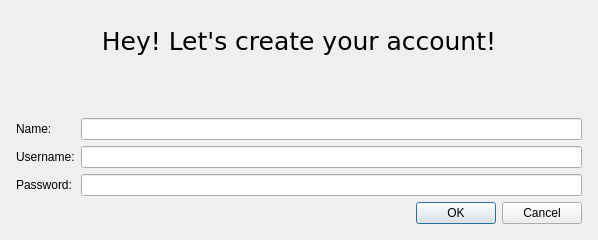
<?xml version="1.0" encoding="UTF-8"?>
<ui version="4.0">
 <class>signupDialog</class>
 <widget class="QDialog" name="signupDialog">
  <property name="geometry">
   <rect>
    <x>0</x>
    <y>0</y>
    <width>598</width>
    <height>240</height>
   </rect>
  </property>
  <property name="windowTitle">
   <string>Dialog</string>
  </property>
  <layout class="QGridLayout" name="gridLayout">
   <item row="0" column="0">
    <layout class="QVBoxLayout" name="verticalLayout" stretch="0,0">
     <property name="leftMargin">
      <number>5</number>
     </property>
     <property name="topMargin">
      <number>5</number>
     </property>
     <property name="rightMargin">
      <number>5</number>
     </property>
     <property name="bottomMargin">
      <number>5</number>
     </property>
     <item>
      <widget class="QLabel" name="windowTitle">
       <property name="font">
        <font>
         <family>DejaVu Sans</family>
         <pointsize>19</pointsize>
        </font>
       </property>
       <property name="text">
        <string>Hey! Let's create your account!</string>
       </property>
       <property name="alignment">
        <set>Qt::AlignCenter</set>
       </property>
      </widget>
     </item>
     <item>
      <layout class="QFormLayout" name="formLayout">
       <item row="1" column="0">
        <widget class="QLabel" name="nameLabel">
         <property name="text">
          <string>Name:</string>
         </property>
        </widget>
       </item>
       <item row="1" column="1">
        <widget class="QLineEdit" name="nameFill"/>
       </item>
       <item row="2" column="0">
        <widget class="QLabel" name="usernameLabel">
         <property name="text">
          <string>Username:</string>
         </property>
        </widget>
       </item>
       <item row="2" column="1">
        <widget class="QLineEdit" name="usernameFill"/>
       </item>
       <item row="3" column="0">
        <widget class="QLabel" name="passwordLabel">
         <property name="text">
          <string>Password:</string>
         </property>
        </widget>
       </item>
       <item row="3" column="1">
        <widget class="QLineEdit" name="passwordFill">
         <property name="inputMethodHints">
          <set>Qt::ImhHiddenText|Qt::ImhNoAutoUppercase|Qt::ImhNoPredictiveText|Qt::ImhSensitiveData</set>
         </property>
         <property name="echoMode">
          <enum>QLineEdit::Password</enum>
         </property>
        </widget>
       </item>
       <item row="4" column="1">
        <widget class="QDialogButtonBox" name="buttonBox">
         <property name="orientation">
          <enum>Qt::Horizontal</enum>
         </property>
         <property name="standardButtons">
          <set>QDialogButtonBox::Cancel|QDialogButtonBox::Ok</set>
         </property>
        </widget>
       </item>
       <item row="0" column="1">
        <spacer name="verticalSpacer">
         <property name="orientation">
          <enum>Qt::Vertical</enum>
         </property>
         <property name="sizeType">
          <enum>QSizePolicy::Maximum</enum>
         </property>
         <property name="sizeHint" stdset="0">
          <size>
           <width>20</width>
           <height>40</height>
          </size>
         </property>
        </spacer>
       </item>
      </layout>
     </item>
    </layout>
   </item>
  </layout>
 </widget>
 <resources/>
 <connections>
  <connection>
   <sender>buttonBox</sender>
   <signal>rejected()</signal>
   <receiver>signupDialog</receiver>
   <slot>close()</slot>
   <hints>
    <hint type="sourcelabel">
     <x>341</x>
     <y>243</y>
    </hint>
    <hint type="destinationlabel">
     <x>278</x>
     <y>209</y>
    </hint>
   </hints>
  </connection>
 </connections>
</ui>
